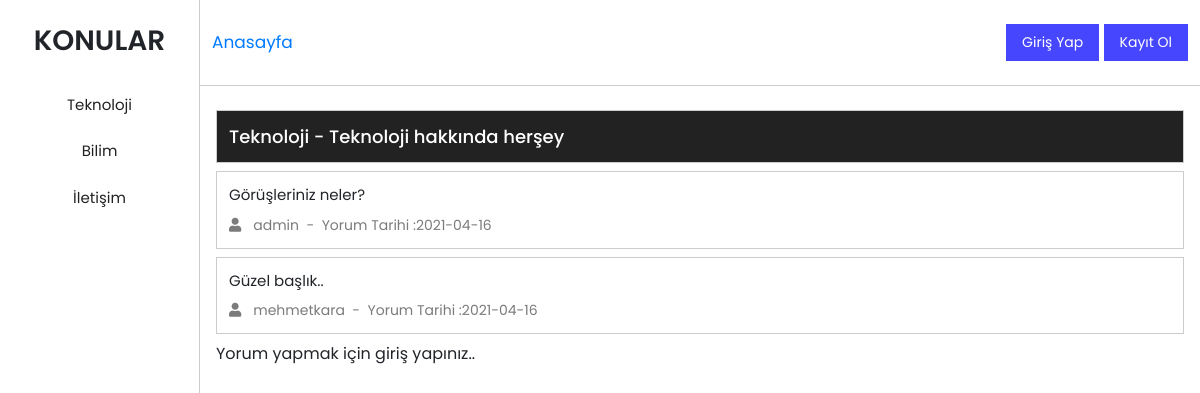
/konu-icerigi.php?kid=10, run on the app's committed database.
### tables this page shows
CREATE TABLE `konu` (
  `id` int(11) NOT NULL,
  `baslik` varchar(100) NOT NULL,
  `konuadi` varchar(100) NOT NULL,
  `olusturanid` int(11) NOT NULL,
  `olusturmatarihi` date NOT NULL
);

CREATE TABLE `konuyorum` (
  `id` int(11) NOT NULL,
  `konuid` int(11) NOT NULL,
  `kullaniciid` int(11) NOT NULL,
  `yorum` varchar(500) NOT NULL,
  `tarih` date NOT NULL
);

CREATE TABLE `kullanici` (
  `id` int(11) NOT NULL,
  `kullaniciadi` varchar(100) NOT NULL,
  `sifre` varchar(100) NOT NULL,
  `eposta` varchar(100) NOT NULL,
  `yetki` int(11) NOT NULL
);

### fonksiyon.php (called while the page is built, shortened)
<?php
$vt = mysqli_connect("localhost", "root", "", "forumvt");
function konuYorumlari($konuID)
{
    global $vt;
    $sorgu = "SELECT * FROM konuyorum WHERE konuid=$konuID";
    $sonuclar = $vt->query($sorgu);
    $dizi = [];
    while ($satir = $sonuclar->fetch_assoc()) {
        array_push($dizi,$satir);
    }
    return $dizi;
}
function konuBilgileri($kid)
{
    global $vt;
    $sorgu = "SELECT * FROM konu WHERE id=$kid";
    $sonuclar = $vt->query($sorgu);
    if ($satir = $sonuclar->fetch_assoc()) {
        return $satir;
    }
}
function kullaniciBilgisi($kid)
{
    global $vt;
    $sorgu = "SELECT * FROM kullanici WHERE id=$kid";
    $sonuclar = $vt->query($sorgu);
    if ($satir = $sonuclar->fetch_assoc()) {
        return $satir;
    }
}
function tumKonular()
{
    global $vt;
    $sorgu = "SELECT konu.* FROM konu";
    $sonuclar = $vt->query($sorgu);
    $dizi = [];
    while ($satir = $sonuclar->fetch_assoc()) {
        array_push($dizi,$satir);
    }
    return $dizi;
}

### konu-icerigi.php (the view, shortened to what this page needs)
<!doctype html>
<html lang="en">
<?php
require_once('fonksiyon.php');
$konuID = $_GET['kid'];
$konuIcerik = konuBilgileri($konuID);
?>
<head>
  <link rel="stylesheet" href="https://stackpath.bootstrapcdn.com/bootstrap/4.3.1/css/bootstrap.min.css">
  <link rel="stylesheet" href="https://cdnjs.cloudflare.com/ajax/libs/font-awesome/5.15.3/css/all.min.css" />
  <link rel="stylesheet" href="css/style.css">
</head>
<body>
  <div class="forum-container">
    <div class="forum forum-left">
      <h3>KONULAR</h3>
      <div class="forum-subjects d-flex flex-column">
        <?php
        $konular = tumKonular();
        foreach ($konular as $konu) {
          echo "<a href='konu-icerigi.php?kid={$konu['id']}'>{$konu['baslik']}</a>";
        }
        ?>
      </div>
    </div>
    <div class="forum forum-right">
      <header class="d-flex justify-content-between align-items-center">
        <a href="index.php" class="anasayfa">Anasayfa</a>
        <?php
        if (isset($_SESSION['kid']) == false) {
        ?>
          <div class="login">
            <input type="button" data-toggle="modal" data-target="#girisModal" data-whatever="@mdo" value="Giriş Yap" />
            <input type="button" data-toggle="modal" data-target="#kayitModal" data-whatever="@mdo" value="Kayıt Ol" />
          </div>
        <?php
        } else {
        ?>
          <div class="login">
            <a class="btn btn-primary" href="fonksiyon.php?cikis=1"><?php echo kullaniciBilgisi($_SESSION['kid'])['kullaniciadi']; ?> - Çıkış Yap</a>
          </div>
        <?php
        }
        ?>
      </header>
      <div class="forum-content">
        <div class="forum-content-item">
          <a href="#" class="konu-adi"><?php echo $konuIcerik['baslik'] . " - " . $konuIcerik['konuadi']; ?></a>
        </div>
        <?php
        $yorumlar = konuYorumlari($konuID);
        foreach ($yorumlar as $yorum) {
          $kullanici = kullaniciBilgisi($yorum['kullaniciid']);
        ?>
          <div class="forum-content-item">
            <p class="konu-aciklaması"><?php echo $yorum['yorum']; ?></p>
            <div class="user d-flex align-items-center">
              <a href="#"><i class="fas fa-user"></i><?php echo $kullanici['kullaniciadi'] . " &nbsp-&nbsp Yorum Tarihi :" . $yorum['tarih']; ?></a>
            </div>
          </div>
        <?php
        }
        ?>
        <?php
        if (isset($_SESSION['kid']) && $_SESSION['kid'] != null) {
        ?>
          <div class="add-comment">
            <form action="fonksiyon.php" method="post">
              <input type="hidden" name="konuid" value="<?php echo $_GET['kid']; ?>">
              <textarea name="yorum" cols="30" rows="3" placeholder="Yorum Yaz..."></textarea>
              <input type="submit" value="Gönder" name="yorumyap">
            </form>
          </div>
        <?php
        } else {
          echo "<p>Yorum yapmak için giriş yapınız..";
        }
        ?>
      </div>
    </div>
  </div>
</body>
</html>

### css/style.css (style rules this page uses)
* { padding: 0px; margin: 0px; text-decoration: none !important; }
body { font-family: 'Poppins', sans-serif; overflow-y: hidden; }
.forum-container { display: -ms-grid; display: grid; -ms-grid-columns: 1.5fr 10.5fr; grid-template-columns: 1.5fr 10.5fr; }
.forum-container .forum { min-height: 100vh; max-height: 100vh; }
.forum-container .forum-left { border-right: 1px solid #ccc; overflow-y: scroll; }
.forum-container .forum-left h3 { font-weight: 600; margin: 24px 12px; text-align: center; }
.forum-container .forum-left .forum-subjects a { padding: 12px; text-align: center; color: #222222; font-size: 15px; }
.forum-container .forum-right { overflow-y: scroll; }
.forum-container .forum-right header { border-bottom: 1px solid #ccc; padding: 24px 12px; }
.forum-container .forum-right header .anasayfa { font-size: 17px; }
.forum-container .forum-right header .login input { border: none; padding: 8px 16px; background: #4646ff; color: #fff; font-size: 14px; outline: none; }
.forum-container .forum-right .forum-content { position: relative; padding: 24px 16px; min-height: 100vh; }
.forum-container .forum-right .forum-content .forum-content-item { padding: 12px; border: 1px solid #ccc; margin-bottom: 8px; }
.forum-container .forum-right .forum-content .forum-content-item .konu-adi { color: #222222; font-size: 18px; font-weight: 500; }
.forum-container .forum-right .forum-content .forum-content-item .konu-aciklaması { margin-bottom: 8px; }
.forum-container .forum-right .forum-content .forum-content-item p { font-size: 15px; }
.forum-container .forum-right .forum-content .forum-content-item .user a { font-size: 14px; color: #7b7b7b; padding-right: 24px; }
.forum-container .forum-right .forum-content .forum-content-item .user a i { margin-right: 12px; }
.forum-container .forum-right .forum-content .forum-content-item:first-child { background: #222222; color: #fff; }
.forum-container .forum-right .forum-content .forum-content-item:first-child a { color: #fff; }
@media only screen and (max-width: 1500px) { .forum-container { -ms-grid-columns: 2fr 10fr; grid-template-columns: 2fr 10fr; } }

### data on the page
konu: baslik "Teknoloji", konuadi "Teknoloji hakkında herşey"
konu: baslik "Bilim"
konu: baslik "İletişim"
konuyorum: yorum "Görüşleriniz neler?", kullaniciid.kullaniciadi "admin", tarih "2021-04-16"
konuyorum: yorum "Güzel başlık..", kullaniciid.kullaniciadi "mehmetkara", tarih "2021-04-16"
